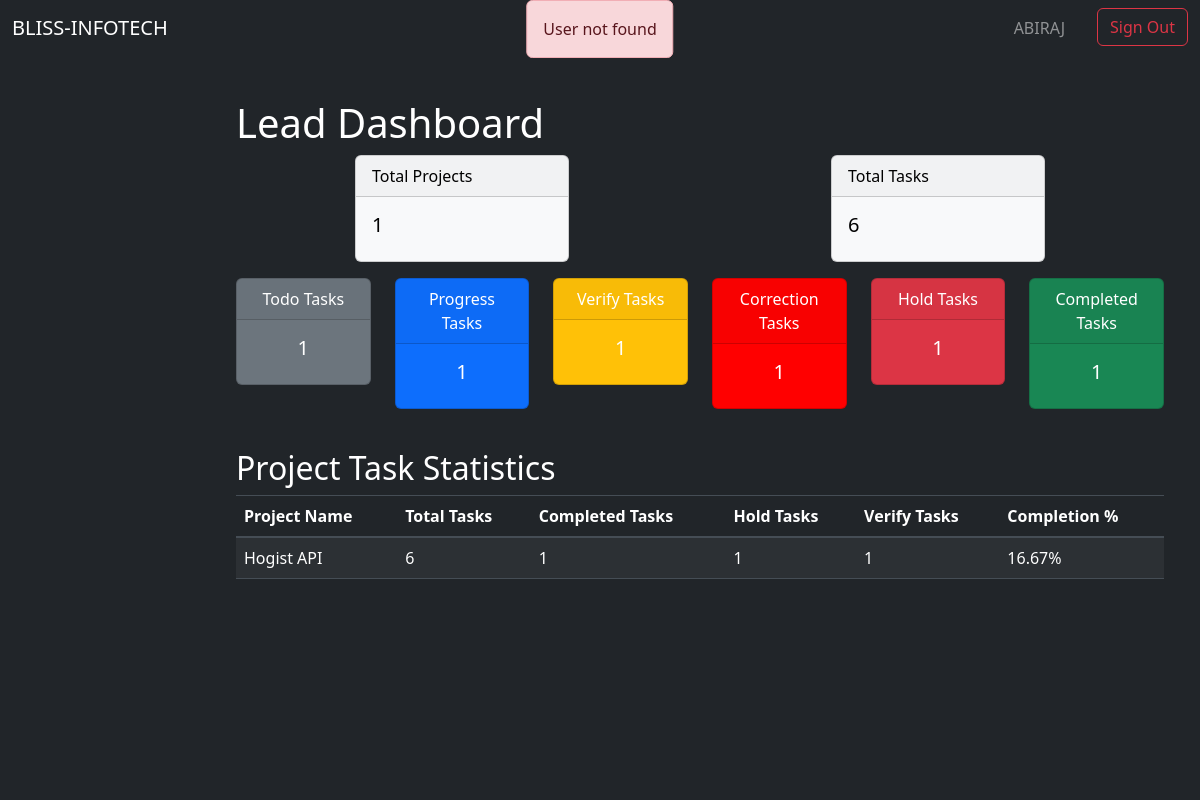
Before: /lead/ (signed in) with the older database file.
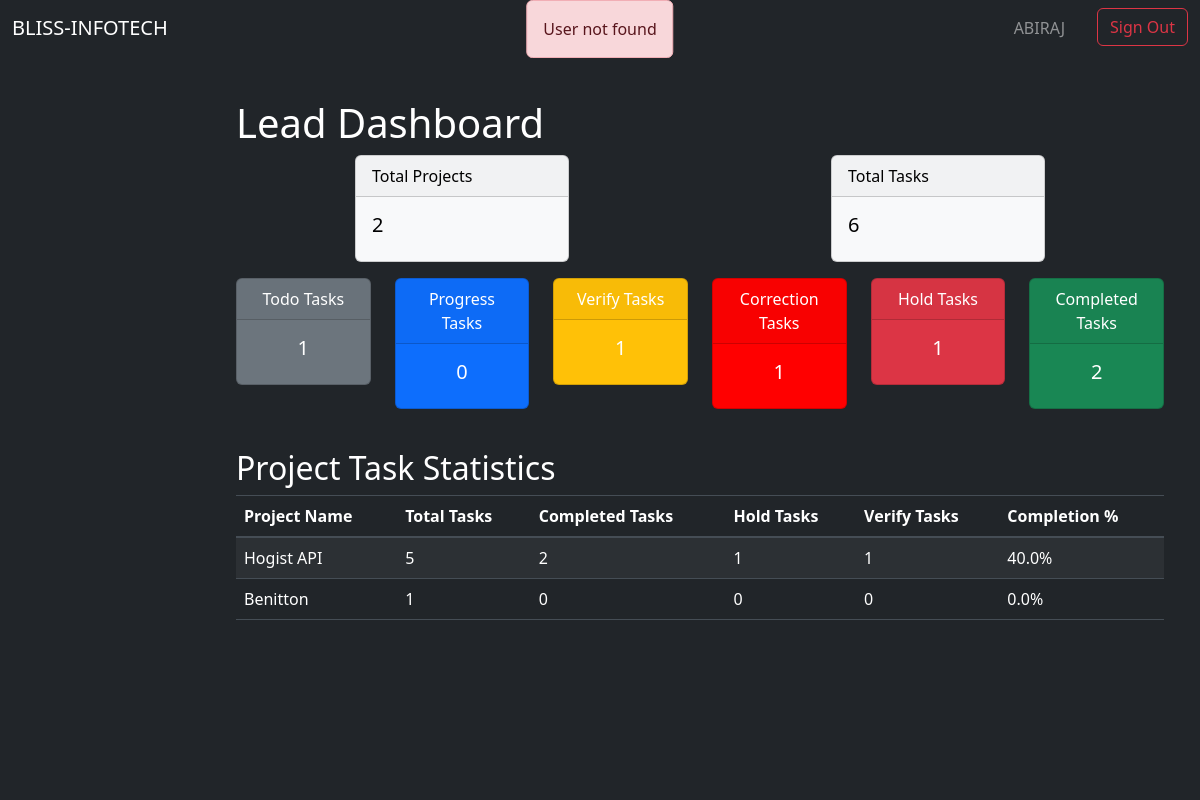
After: the same page with the newer database file.
### app/models.py (models this page shows, shortened)
class Project(models.Model):
    id = models.AutoField(primary_key=True)
    name = models.CharField(max_length=64)
    description = models.TextField()
    manager = models.ForeignKey(User, on_delete=models.CASCADE, null=True)
    client_name = models.CharField(max_length=64)
    status = models.CharField(max_length=10, default="DESIGN")
    created = models.DateTimeField(auto_now_add=True)
    started = models.DateTimeField(null=True)
    updated = models.DateTimeField(auto_now=True)
    due = models.DateField(null=True)

### app/decorators.py (the view)
        @login_required
        def wrapper(request, *args, **kwargs):
            if in_groups(request.user):
                return view_function(request, *args, **kwargs)
            return redirect('/signout')

### app/views.py (called while the page is built)
def get_role(request):
    if request.user.is_authenticated:
        try:
            role = request.user.groups.all()[0].name
            role = role.lower()
            return role
        except:
            messages.error(request, 'User not found')
            return "/signout"
    else:
        return "/signin"

### lead/views.py (called while the page is built)
@group_required(const.LEAD)
def dashboard(request):
    if request.user.is_authenticated:
        request.session['user_role'] = app_views.get_role(request)
        return render(request,'lead/lead.html', lead_dashboard(request))
    else: return redirect('signin')

### template/lead/lead.html (shortened to what this page needs)
{% extends 'lead/dashboard.html' %}
{% block lead_board %}
<div class="container mt-4" style="overflow-x: hidden;">
    <h1 class="text-white">Lead Dashboard</h1>
    <div class="row justify-content-around">
        <div class="col-md-3">
            <div class="card text-black bg-light mb-3">
                <div class="card-header">Total Projects</div>
                <div class="card-body">
                    <h5 class="card-title">{{ total_projects }}</h5>
                </div>
            </div>
        </div>
        <div class="col-md-3">
            <div class="card text-black bg-light mb-3">
                <div class="card-header">Total Tasks</div>
                <div class="card-body">
                    <h5 class="card-title">{{ total_tasks }}</h5>
                </div>
            </div>
        </div>
    </div>
    <div class="row text-center">
        <div class="col-md-2 col-sm-6">
            <div class="card text-white bg-secondary mb-3">
                <div class="card-header">Todo Tasks</div>
                <div class="card-body">
                    <h5 class="card-title">{{ todo_tasks }}</h5>
                </div>
            </div>
        </div>
        <div class="col-md-2 col-sm-6">
            <div class="card text-white bg-primary mb-3">
                <div class="card-header">Progress Tasks</div>
                <div class="card-body">
                    <h5 class="card-title">{{ progress_tasks }}</h5>
                </div>
            </div>
        </div>
        <div class="col-md-2 col-sm-6">
            <div class="card text-white bg-warning mb-3">
                <div class="card-header">Verify Tasks</div>
                <div class="card-body">
                    <h5 class="card-title">{{ verify_tasks }}</h5>
                </div>
            </div>
        </div>
        <div class="col-md-2 col-sm-6">
            <div class="card text-white bg-brown-red mb-3">
                <div class="card-header">Correction Tasks</div>
                <div class="card-body">
                    <h5 class="card-title">{{ correction_tasks }}</h5>
                </div>
            </div>
        </div>
        <div class="col-md-2 col-sm-6">
            <div class="card text-white bg-danger mb-3">
                <div class="card-header">Hold Tasks</div>
                <div class="card-body">
                    <h5 class="card-title">{{ hold_tasks }}</h5>
                </div>
            </div>
        </div>
        <div class="col-md-2 col-sm-6">
            <div class="card text-white bg-success mb-3">
                <div class="card-header">Completed Tasks</div>
                <div class="card-body">
                    <h5 class="card-title">{{ complete_tasks }}</h5>
                </div>
            </div>
        </div>
    </div>
    <h2 class="text-white mt-4">Project Task Statistics</h2>
    <div class="table-responsive">
        <table class="table table-striped table-dark">
            <thead>
                <tr>
                    <th>Project Name</th>
                    <th>Total Tasks</th>
                    <th>Completed Tasks</th>
                    <th>Hold Tasks</th>
                    <th>Verify Tasks</th>
                    <th>Completion %</th>
                </tr>
            </thead>
            <tbody>
                {% for stat in project_stats %}
                <tr>
                    <td>{{ stat.project.name }}</td>
                    <td>{{ stat.total_tasks }}</td>
                    <td>{{ stat.completed_tasks }}</td>
                    <td>{{ stat.hold_tasks }}</td>
                    <td>{{ stat.verify_tasks }}</td>
                    <td>{{ stat.completion_percentage }}%</td>
                </tr>
                {% endfor %}
            </tbody>
        </table>
    </div>
</div>
{% endblock %}

Changed rows visible on the page:
changed Project "Hogist API": total_tasks "6" → "5"; completed_tasks "1" → "2"; completion_percentage "16.67" → "40.0"
added Project: project.name "Benitton", total_tasks "1", completed_tasks "0", hold_tasks "0", verify_tasks "0", completion_percentage "0.0"
Other visible differences:
{{ total_projects }}: "1" → "2"
{{ progress_tasks }}: "1" → "0"
{{ complete_tasks }}: "1" → "2"
